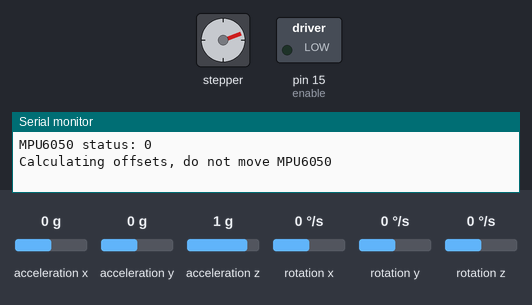
This sketch was run on a simulated Arduino Uno, built with avr-gcc and run on an emulated ATmega328P. Shown: stepper motor, switched loads named in the sketch (green lamp = pin HIGH), the last lines printed to the serial monitor. Inputs (shaded band) come from the test bench; at power-on: acceleration x 0 g, acceleration y 0 g, acceleration z 1 g, rotation x 0 °/s, rotation y 0 °/s, rotation z 0 °/s. Stepper angles assume 200 steps per turn; pins used as bus, display or sensor lines are not drawn.

Above: at 2.4 s.
At 3.6 s:
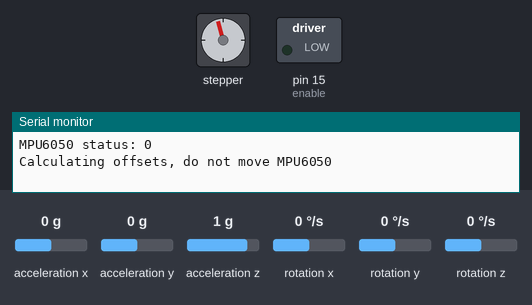
At 10.3 s:
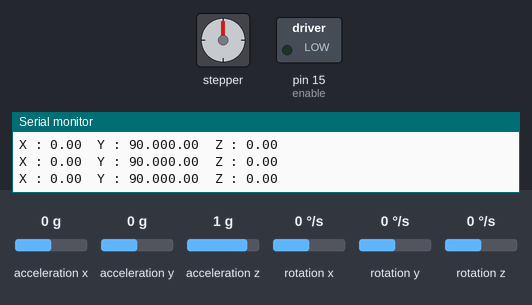
10.4 s: acceleration x set to -1.4 g
13.4 s: acceleration y set to -0.2 g
Timing chart, 0 to 16.4 s (numbered marks = the images above; inputs shaded):
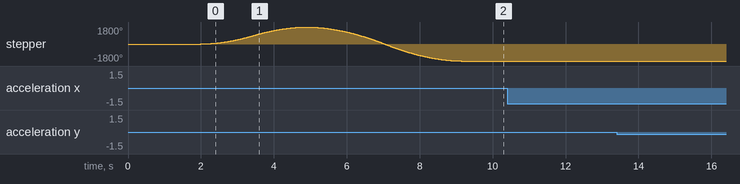

The sketch:

GetAngle_mpu6050.ino
```cpp
// (licence header left out)
#include "Wire.h"
#include <MPU6050_light.h>
#include <AccelStepper.h>
#define dirPin 2 // pin yang terhubung ke DIR+ motor driver
#define ena 15 // pin yang terhubung ke DIR+ motor driver
#define stepPin 4 // pin yang terhubung ke PUL+ motor driver
AccelStepper stepper = AccelStepper(1, stepPin, dirPin);

int pinpul = 4;
int pindir = 2;
int enable = 15;
int pointDegree = 70;

MPU6050 mpu(Wire);

unsigned long interval=10; // the time we need to wait
unsigned long previousMillis=0; // millis() returns an unsigned long.
unsigned long interval2=10; // the time we need to wait
unsigned long previousMillis2=0; // millis() returns an unsigned long.
double x,y,z;
float yy;

void resetAngles(){
  x=0.00;
  y=0.00;
  z=0.00;
}

void setup() {
  Serial.begin(9600);


  Wire.begin();
  pinMode(pindir,OUTPUT);
  pinMode(pinpul,OUTPUT);
  pinMode(enable,OUTPUT);
  digitalWrite(enable, LOW);
  digitalWrite(pindir,HIGH);
  byte status = mpu.begin();
  Serial.print(F("MPU6050 status: "));
  Serial.println(status);
  while(status!=0){ } // stop everything if could not connect to MPU6050

  Serial.println(F("Calculating offsets, do not move MPU6050"));
  delay(1000);
  // mpu.upsideDownMounting = true; // uncomment this line if the MPU6050 is mounted upside-down
  mpu.calcOffsets(); // gyro and accelero
  stepper.setMaxSpeed(2000); // atur kecepatan, dapat docoba dirubah untuk latihan
  stepper.setAcceleration(500); // nilai akselerasi / percepatan, dapat docoba dirubah untuk latihan

  stepper.moveTo(1000); // beri target 360*
  stepper.runToPosition(); //jalankan
  stepper.moveTo(-1000); // beri target 360*
  stepper.runToPosition(); //jalankan


  Serial.println("Done!\n");

}

void loop() {
  mpu6050();
  	  if(yy < pointDegree){
        for(int i = 0; yy == pointDegree;i++){
          stepper.moveTo(i); // beri target 360*
          stepper.runToPosition(); //jalankan
        }

    } else if (yy > pointDegree) {
      for(int i = 0; yy == pointDegree;i++){
          stepper.moveTo(-i); // beri target 360*
          stepper.runToPosition(); //jalankan
        }
    }
  // stepper();
}

void mpu6050() {
  mpu.update();
   unsigned long currentMillis = millis(); // grab current time

 // check if "interval" time has passed (1000 milliseconds)
 if ((unsigned long)(currentMillis - previousMillis) >= interval) {

   	Serial.print("X : ");
  x = mpu.getAngleX();
	Serial.print(x);
	Serial.print("\tY : ");
  y = mpu.getAngleY();
  yy = map(y,-90.00,90.00,180.00,0.00);

	Serial.print(yy);
	Serial.print(y);
	Serial.print("\tZ : ");
  z = mpu.getAngleZ();
	Serial.println(z);

    if (Serial.available() > 0) {
    int command = Serial.read();
      pointDegree = command;


  }

  // Serial.print("\tY : ");
	// Serial.println(mpu.getAngleY());
   // save the "current" time
   previousMillis = millis();
 }


}
```
